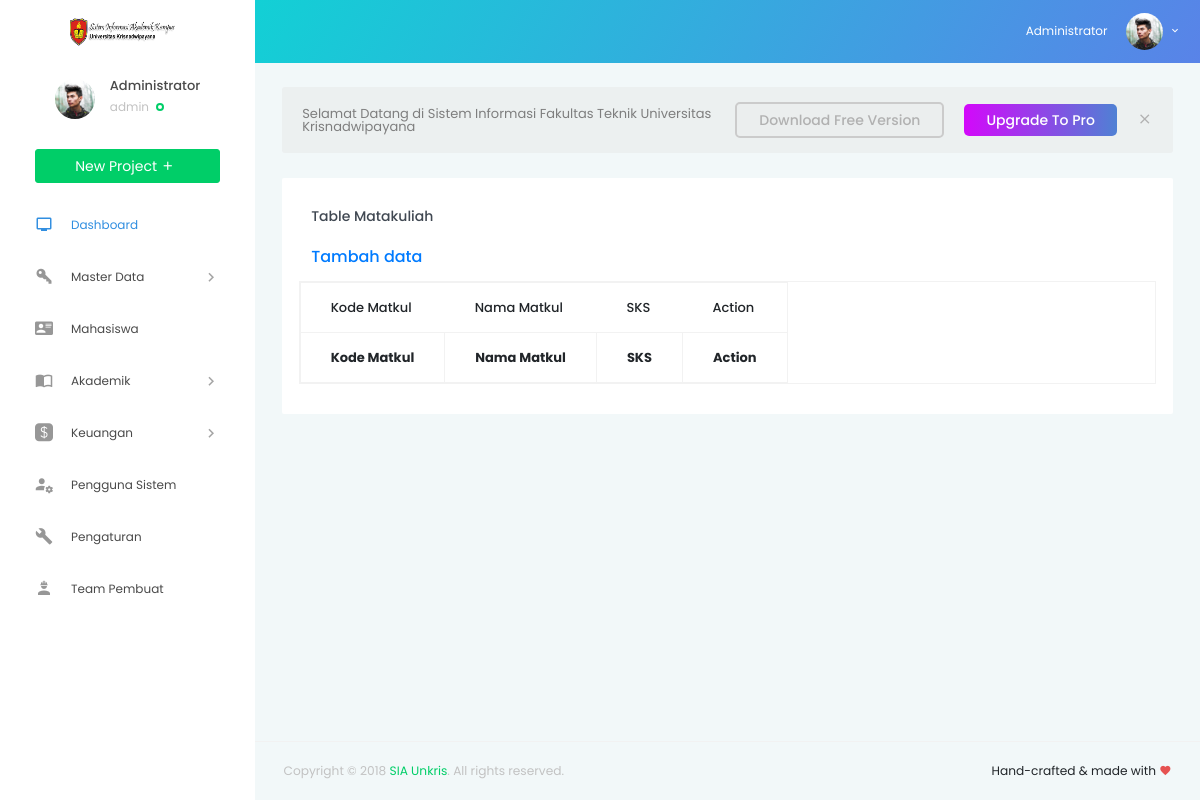
Before: /matakuliah/index.php (signed in) with the older database file.
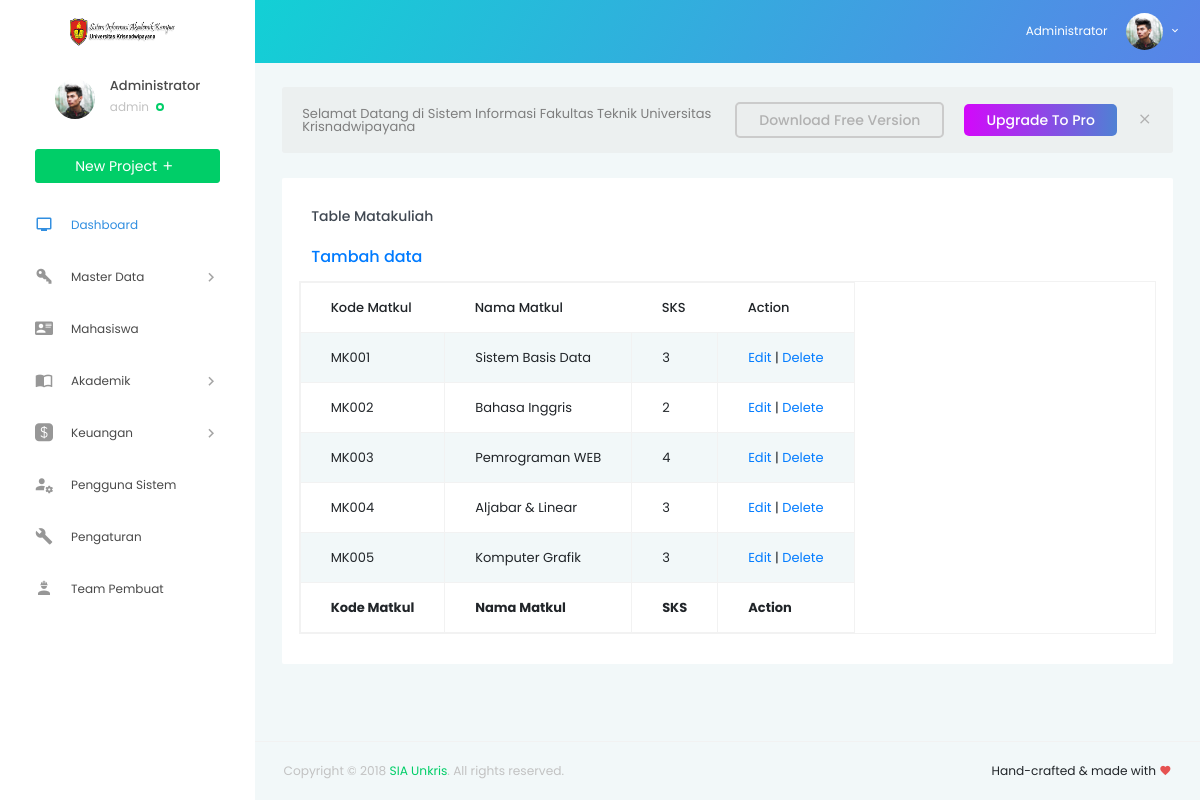
After: the same page with the newer database file.
### tables this page shows
CREATE TABLE `mata_kuliah` (
  `kode_matkul` varchar(255) NOT NULL,
  `nama_matkul` char(255) NOT NULL,
  `sks` int(11) NOT NULL
);

### matakuliah/index.php (the view, shortened to what this page needs)
<!DOCTYPE html>
<html lang="en">
<head>
  <link rel="stylesheet" href="../vendors/iconfonts/mdi/css/materialdesignicons.min.css">
  <link rel="stylesheet" href="../vendors/css/vendor.bundle.base.css">
  <link rel="stylesheet" href="../vendors/css/vendor.bundle.addons.css">
  <link rel="stylesheet" href="../public/css/style.css">
</head>
<body>
  <div class="container-scroller">
      <?php require "../partials/_navbar.php"; ?>
    <div class="container-fluid page-body-wrapper">
      <?php require "../partials/_sidebar.php"; ?>
      <div class="main-panel">
        <div class="content-wrapper">
          <div class="row purchace-popup">
            <div class="col-12">
              <span class="d-block d-md-flex align-items-center">
                <p>Selamat Datang di Sistem Informasi Fakultas Teknik Universitas Krisnadwipayana</p>
                <a class="btn ml-auto download-button d-none d-md-block" href="https://github.com/BootstrapDash/StarAdmin-Free-Bootstrap-Admin-Template" target="_blank">Download Free Version</a>
                <a class="btn purchase-button mt-4 mt-md-0" href="https://www.bootstrapdash.com/product/star-admin-pro/" target="_blank">Upgrade To Pro</a>
                <i class="mdi mdi-close popup-dismiss d-none d-md-block"></i>
              </span>
            </div>
          </div>
          <div class="row">
        <div class="col-lg-12 grid-margin stretch-card">
          <div class="card">
            <div class="card-body">
              <h4 class="card-title">Table Matakuliah</h4>
              <h5 class="card-description">
                <a href="input.php">Tambah data</a>
              </h5>
				  <div class="m-form m-form--label-align-right m--margin-top-20 m--margin-bottom-30">
          <div class="row">
          <?php
          $sql = 'SELECT * FROM mata_kuliah';
          $query = mysqli_query($conn, $sql);
          echo '<table id="example" class="table table-striped table-bordered table-responsive" style="width:100%">
            <thead>
            <tr>
                <th>Kode Matkul</th>
                <th>Nama Matkul</th>
                <th>SKS</th>
								<th>Action</th>
            </tr>
            </thead>
                <tbody>';
                      while ($row = mysqli_fetch_array($query)) {
                        echo "<tr>";
                        echo "<td>".$row['kode_matkul']."</td>";
                        echo "<td>".$row['nama_matkul']."</td>";
                        echo "<td>".$row['sks']."</td>";
                        echo "<td align='center'><a href='form-edit.php?kode_matkul=$row[kode_matkul]'>Edit</a> | <a href='delete.php?kode_matkul=$row[kode_matkul]'>Delete</a></td></tr>";
                      }
                      echo '
              </tbody>
              <tfoot>
                <tr>
                <th>Kode Matkul</th>
                <th>Nama Matkul</th>
                <th>SKS</th>
								<th>Action</th>
                </tr>
            </tfoot>
            </table>';
                      ?>
                  </div>
                  </div>
                </div>
              </div>
            </div>
        </div>
        </div>
        <?php require "../partials/_fotter.php"; ?>
      </div>
    </div>
  </div>
</body>
</html>

### partials/_navbar.php (shortened to what this page needs)
<nav class="navbar default-layout col-lg-12 col-12 p-0 fixed-top d-flex flex-row">
      <div class="text-center navbar-brand-wrapper d-flex align-items-top justify-content-center">
        <a class="navbar-brand brand-logo" href="../dashboard/index.php">
          <img src="../public/images/logo.png" alt="logo" height="100px" />
        </a>
      </div>
      <div class="navbar-menu-wrapper d-flex align-items-center">
        <ul class="navbar-nav navbar-nav-left header-links d-none d-md-flex">
        </ul>
        <ul class="navbar-nav navbar-nav-right">
          <li class="nav-item dropdown d-none d-xl-inline-block">
            <a class="nav-link dropdown-toggle" id="UserDropdown" href="#" data-toggle="dropdown" aria-expanded="false">
              <span class="profile-text"><?php echo $_SESSION['nama'];?></span>
              <img class="img-xs rounded-circle" src="../public/images/faces/face1.jpg" alt="Profile image">
            </a>
          </li>
        </ul>
      </div>
    </nav>

### partials/_sidebar.php (shortened to what this page needs)
<nav class="sidebar sidebar-offcanvas" id="sidebar">
        <ul class="nav">
          <li class="nav-item nav-profile">
            <div class="nav-link">
              <div class="user-wrapper">
                <div class="profile-image">
                  <img src="../public/images/faces/face1.jpg" alt="profile image">
                </div>
                <div class="text-wrapper">
                  <p class="profile-name"><?php echo $_SESSION['nama'];?></p>
                  <div>
                    <small class="designation text-muted"><?php echo $_SESSION['level'];?></small>
                    <span class="status-indicator online"></span>
                  </div>
                </div>
              </div>
              <button class="btn btn-success btn-block">New Project
                <i class="mdi mdi-plus"></i>
              </button>
            </div>
          </li>
          <li class="nav-item <?php if ($page == "dashboard") echo "active"; ?>" >
            <a class="nav-link" href="../dashboard/index.php">
              <i class="menu-icon mdi mdi-television"></i>
              <span class="menu-title">Dashboard</span>
            </a>
          </li>
          <li class="nav-item">
            <a class="nav-link" data-toggle="collapse" href="#ui-master" aria-expanded="false" aria-controls="ui-master">
              <i class="menu-icon mdi mdi-key-variant"></i>
              <span class="menu-title">Master Data</span>
              <i class="menu-arrow"></i>
            </a>
          </li>
          <li class="nav-item <?php if ($page == "mahasiswa") echo "active"; ?>">
            <a class="nav-link" href="../mahasiswa">
              <i class="menu-icon mdi mdi-account-card-details"></i>
              <span class="menu-title">Mahasiswa</span>
            </a>
          </li>
          <li class="nav-item">
            <a class="nav-link" data-toggle="collapse" href="#ui-akademik" aria-expanded="false" aria-controls="ui-akademik">
              <i class="menu-icon mdi mdi-book-open-variant"></i>
              <span class="menu-title">Akademik</span>
              <i class="menu-arrow"></i>
            </a>
          </li>
          <li class="nav-item">
            <a class="nav-link" data-toggle="collapse" href="#ui-keuangan" aria-expanded="false" aria-controls="ui-keuangan">
              <i class="menu-icon mdi mdi-square-inc-cash"></i>
              <span class="menu-title">Keuangan</span>
              <i class="menu-arrow"></i>
            </a>
          <li class="nav-item <?php if ($page == "penggunasistem") echo "active"; ?>">
            <a class="nav-link" href="#">
              <i class="menu-icon mdi mdi-account-settings-variant"></i>
              <span class="menu-title">Pengguna Sistem</span>
            </a>
          </li>
          <li class="nav-item <?php if ($page == "pengaturan") echo "active"; ?>">
            <a class="nav-link" href="#">
              <i class="menu-icon mdi mdi-wrench"></i>
              <span class="menu-title">Pengaturan</span>
            </a>
          </li>
          <li class="nav-item <?php if ($page == "team") echo "active"; ?>">
            <a class="nav-link" href="#">
              <i class="menu-icon mdi mdi-worker"></i>
              <span class="menu-title">Team Pembuat</span>
            </a>
          </li>
        </ul>
      </nav>

### partials/_fotter.php
<footer class="footer">
          <div class="container-fluid clearfix">
            <span class="text-muted d-block text-center text-sm-left d-sm-inline-block">Copyright © 2018
              <a href="https://localhost/siaunkris/" target="_blank">SIA Unkris</a>. All rights reserved.</span>
            <span class="float-none float-sm-right d-block mt-1 mt-sm-0 text-center">Hand-crafted & made with
              <i class="mdi mdi-heart text-danger"></i>
            </span>
          </div>
        </footer>

### matakuliah/index.php (style rules this page uses)
table { width:100%; }

Changed rows visible on the page:
added mata_kuliah: kode_matkul "MK001", nama_matkul "Sistem Basis Data", sks "3"
added mata_kuliah: kode_matkul "MK002", nama_matkul "Bahasa Inggris", sks "2"
added mata_kuliah: kode_matkul "MK003", nama_matkul "Pemrograman WEB", sks "4"
added mata_kuliah: kode_matkul "MK004", nama_matkul "Aljabar & Linear", sks "3"
added mata_kuliah: kode_matkul "MK005", nama_matkul "Komputer Grafik", sks "3"
